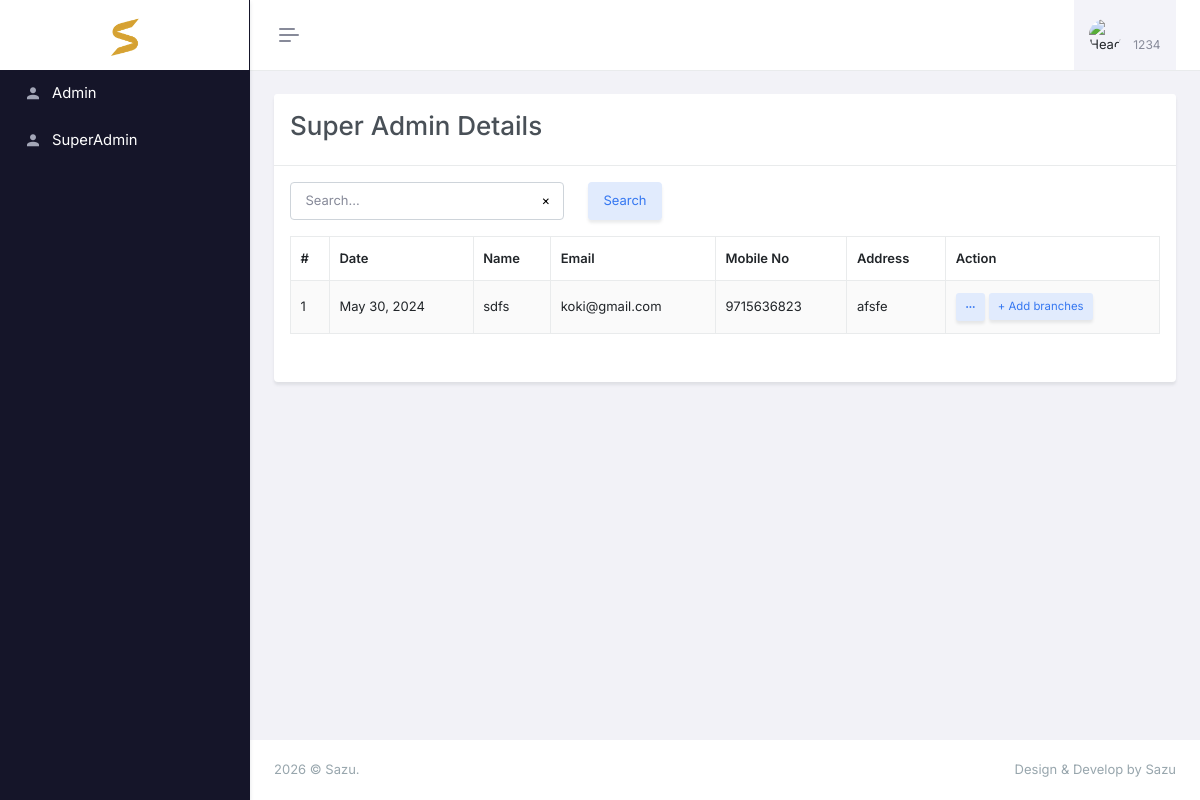
The page /auth/super-users (signed in) on the database its author committed.
### app/auth_models.py (models this page shows, shortened)
class CustomUser(AbstractBaseUser, PermissionsMixin):
    email=models.EmailField(null=True, blank=True,unique=True)
    image = models.ImageField(upload_to='profile_images/', null=True, blank=True)
    name = models.CharField(max_length=255)
    phone_number = models.CharField(max_length=10, unique=True)
    pin = models.CharField(max_length=6, null=True, blank=True)
    is_active = models.BooleanField(default=True)
    admin = models.BooleanField(default=False)
    is_employee = models.BooleanField(default=False)
    is_owner=models.BooleanField(default=False)
    created_at =models.DateField(auto_now_add=True)
    is_staff = models.BooleanField(default=False)
    is_superuser = models.BooleanField(default=False)
    otp = models.CharField(max_length=6, null=True, blank=True)
    created_at =models.DateField(auto_now_add=True)
    proof=models.FileField(upload_to="proof/", null=True, blank=True)
    USERNAME_FIELD = 'phone_number'
    REQUIRED_FIELDS = ['name']
    disable = models.BooleanField(default=False)
    objects = CustomUserManager()
    @property
    def getcompanies(self):
        if self.owner:
            if self.owner_company.all().last():
                return self.owner_company.all()
        return []
    @property
    def owner(self):
        if self.is_owner:
            if self.ownerinfo_set.all().last():
                return self.ownerinfo_set.all().last()
        return
    @property
    def company(self):
        print(self.is_employee)
        if self.admin:
            return self.company_set.all().last()
        if self.is_employee:
            if self.employee_set.all():
                return self.employee_set.all().last().company
        return None

class OwnerInfo(models.Model):
    owner=models.ForeignKey(CustomUser,null=True,blank=True,on_delete=models.CASCADE)
    proof=models.FileField(upload_to="proof/", null=True, blank=True)
    address =models.TextField(null=True,blank=True)

### app/html.py (the view)
# urls.py: path('super-users',html.super_users, name="super-users"),
@login_required(login_url='login-admin')
def super_users(request):
    allow,allow_msg= allow_super_user(request)
    if not allow:
        return redirect("login-admin")
    customers =CustomUser.objects.filter(is_owner=True,admin=False).order_by('-id')
    queryset,pages,search =customPagination(request,CustomUser,customers)
    context= {'list': queryset,"location":"super-users","pages" :pages,'search' :search}
    return render(request,f"{TEMPLATE_PATH}/superadminuser.html",context)

### app/context_processors.py (called while the page is built)
def my_env_var(request):
    return {
        'my_env_var': settings.JS_ENV
    }

### app/html.py (called while the page is built)
def allow_super_user(request):
    user =request.user
    allow_msg ='not allowed'
    return True ,allow_msg

### app/utils.py (called while the page is built)
def customPagination(request,Klass,queryset,serializer_class=None):
    search_query = request.GET.get('search',"")
    if search_query:
        search_filters = Q()
        for field in Klass._meta.fields:
            if field.get_internal_type() in ['CharField', 'TextField']:
                search_filters |= Q(**{f'{field.name}__icontains': search_query})
        queryset = queryset.filter(search_filters)
    paginator = Paginator(queryset, PAGE_SIZE)
    page_number = request.GET.get('page')
    page_obj = paginator.get_page(page_number)
    pages =paginator.num_pages
    obj =page_obj.object_list
    if serializer_class:
            queryjs =  (serializer_class(obj,many=True).data)
            print(queryjs)
    return page_obj,pages,search_query

### app/templates/superadmin/superadminuser.html (shortened to what this page needs)
{% extends 'superadmin/base.html' %}
{% load static %}
{% block content %}
<div class="main-content">
    <div class="page-content">
        <div class="container-fluid">
            <div class="row">
                <div class="col-lg-12">
                    <div class="card">
                        <div class="card-header">
                            <div class="row">
                                <div class="col-xl-6 col-lg-6 col-md-6 col-12">
                                    <h2>Super Admin  Details </h2>
                                </div>
                                <div class="col-xl-4 col-lg-4 col-md-4 col-12"></div>
                                <div class="col-xl-2 col-lg-2 col-md-2 col-12">
                                </div>
                            </div>
                        </div>
                        <div class="card-body">
                            <div class="">
                                {% include "search.html" %}
                            </div>
                            <div class="">
                                <table id="example" class="table table-bordered table-striped align-middle"
                                    style="width:100%">
                                    <thead>
                                        <tr>
                                            <th data-ordering="false">#</th>
                                            <th data-ordering="false">Date</th>
                                            <th data-ordering="false">Name</th>
                                            <th data-ordering="false">Email</th>
                                            <th data-ordering="false">Mobile No</th>
                                            <th data-ordering="false">Address</th>
                                            <th data-ordering="false">Action</th>
                                        </tr>
                                    </thead>
                                    <tbody>
                                        {% for i in list %}
                                        <tr>
                                            <td>{{forloop.counter}}</td>
                                            <td>{{i.created_at}}</td>
                                            <td>{{i.name}}</td>
                                            <td>{{i.email}}</td>
                                            <td>{{i.phone_number}}</td>
                                            <td>{{i.owner.address}}</td>
                                            <td>
                                                <div class="dropdown d-inline-block">
                                                    <button class="btn btn-soft-secondary btn-sm dropdown" type="button"
                                                        data-bs-toggle="dropdown" aria-expanded="false">
                                                        <i class="ri-more-fill align-middle"></i>
                                                    </button>
                                                    <button class="btn btn-soft-secondary btn-sm dropdown" type="button"
                                                        data-user-id="{{ i.id }}" onclick="openBranchModel(this)">
                                                        + Add branches
                                                    </button>
                                                </div>
                                            </td>
                                        </tr>
                                        {% endfor %}
                                    </tbody>
                                </table>
                            </div>
                            <div class="row">
                                {% include 'pagination.html' %}
                            </div>
                        </div>
                    </div>
                </div>
            </div>
        </div>
        <footer class="footer">
            <div class="container-fluid">
                <div class="row">
                    <div class="col-sm-6">
                        © Sazu.
                    </div>
                    <div class="col-sm-6">
                        <div class="text-sm-end d-none d-sm-block">
                            Design & Develop by Sazu
                        </div>
                    </div>
                </div>
            </div>
        </footer>
    </div>
</div>
{% endblock content %}

### app/templates/superadmin/header.html (shortened to what this page needs)
{% load static %}
<header id="page-topbar">
    <div class="layout-width">
        <div class="navbar-header">
            <div class="d-flex">
                <button type="button"
                    class="btn btn-sm px-3 fs-16 header-item vertical-menu-btn topnav-hamburger shadow-none"
                    id="topnav-hamburger-icon">
                    <span class="hamburger-icon">
                        <span></span>
                        <span></span>
                        <span></span>
                    </span>
                </button>
            </div>
            <div class="d-flex align-items-center">
                <div class="dropdown ms-sm-3 header-item topbar-user">
                    <button type="button" class="btn shadow-none" id="page-header-user-dropdown"
                    data-bs-toggle="dropdown" aria-haspopup="true" aria-expanded="false">
                    <span class="d-flex align-items-center">
                        <img class="rounded-circle header-profile-user"
                            src="{% static 'assets/images/users/avatar-1.jpg' %}" alt="Header Avatar">
                        <span class="text-start ms-xl-2">
                            <span
                                class="d-none d-xl-block ms-1 fs-12 user-name-sub-text">{{request.user.name}}</span>
                        </span>
                    </span>
                </button>
                </div>
            </div>
        </div>
    </div>
</header>

### rows shown on the page
CustomUser: user.name "1234"
CustomUser: created_at "May 30, 2024", name "sdfs", email "koki@gmail.com", phone_number "9715636823", owner.address "afsfe"
